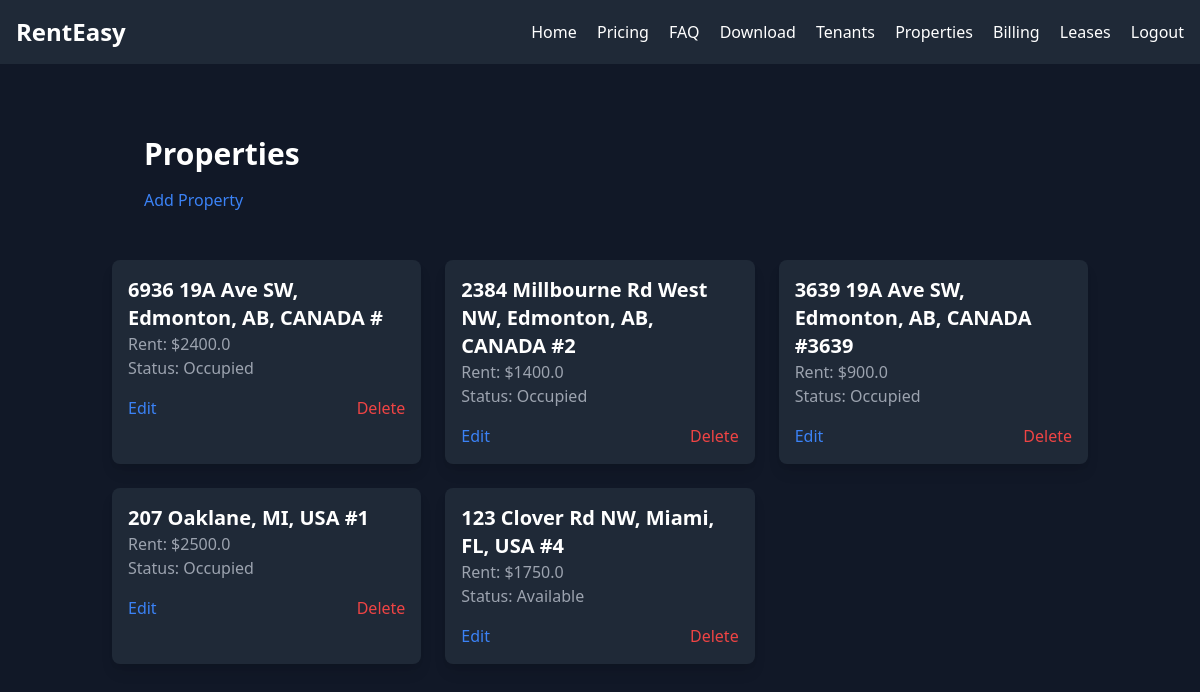
Page /properties (signed in) on the committed database.
### app/models.py (models this page shows, shortened)
class Property(db.Model):
    id = db.Column(db.Integer, primary_key=True)
    landlord_id = db.Column(db.Integer, db.ForeignKey('user.id'), nullable=False)
    address = db.Column(db.String(500), nullable=False)
    unit_number = db.Column(db.String(20), nullable=True)
    rent_amount = db.Column(db.Float, nullable=False)
    status = db.Column(db.String(50), nullable=False, default="Available")
    tenants = db.relationship('Tenant', backref='property', lazy=True)
    lease_agreements = db.relationship('LeaseAgreement', backref='property', lazy=True)

### app/routes.py (the view, shortened to what this page needs)
@main.route('/properties', methods=['GET', 'POST'])
def properties():
    user = User.query.get(session['user_id'])
    if user.role != 'Landlord':
        flash("Access denied.", "danger")
        return redirect(url_for('main.home'))
    properties = Property.query.filter_by(landlord_id=user.id).all()
    return render_template('properties.html', properties=properties)

### app/templates/properties.html (shortened to what this page needs)
{% extends "base.html" %}
{% block content %}
<div class="p-8">
    <h1 class="text-3xl font-semibold text-white mb-4">Properties</h1>
    <a href="{{ url_for('main.add_property') }}" class="text-blue-500 hover:underline mb-4 inline-block">Add Property</a>
</div>
<div class="grid grid-cols-1 sm:grid-cols-2 md:grid-cols-3 gap-6">
    {% for property in properties %}
    <div class="bg-gray-800 p-4 rounded-lg shadow-lg">
        <h2 class="text-xl font-semibold text-white">{{ property.address }} #{{ property.unit_number }}</h2>
        <p class="text-gray-400">Rent: ${{ property.rent_amount }}</p>
        <p class="text-gray-400">Status: {{ property.status }}</p>
        <div class="mt-4 flex justify-between">
            <a href="{{ url_for('main.update_property', property_id=property.id) }}" class="text-blue-500 hover:underline">Edit</a>
            <form method="POST" action="{{ url_for('main.delete_property', property_id=property.id) }}" style="display: inline;">
                <button type="submit" class="text-red-500 hover:underline">Delete</button>
            </form>
        </div>
    </div>
    {% endfor %}
</div>
{% endblock %}

### rows in the picture
Property: address "6936 19A Ave SW, Edmonton, AB, CANADA", rent_amount "2400.0", status "Occupied"
Property: address "2384 Millbourne Rd West NW, Edmonton, AB, CANADA", unit_number "2", rent_amount "1400.0", status "Occupied"
Property: address "3639 19A Ave SW, Edmonton, AB, CANADA", unit_number "3639", rent_amount "900.0", status "Occupied"
Property: address "207 Oaklane, MI, USA", unit_number "1", rent_amount "2500.0", status "Occupied"
Property: address "123 Clover Rd NW, Miami, FL, USA", unit_number "4", rent_amount "1750.0", status "Available"
